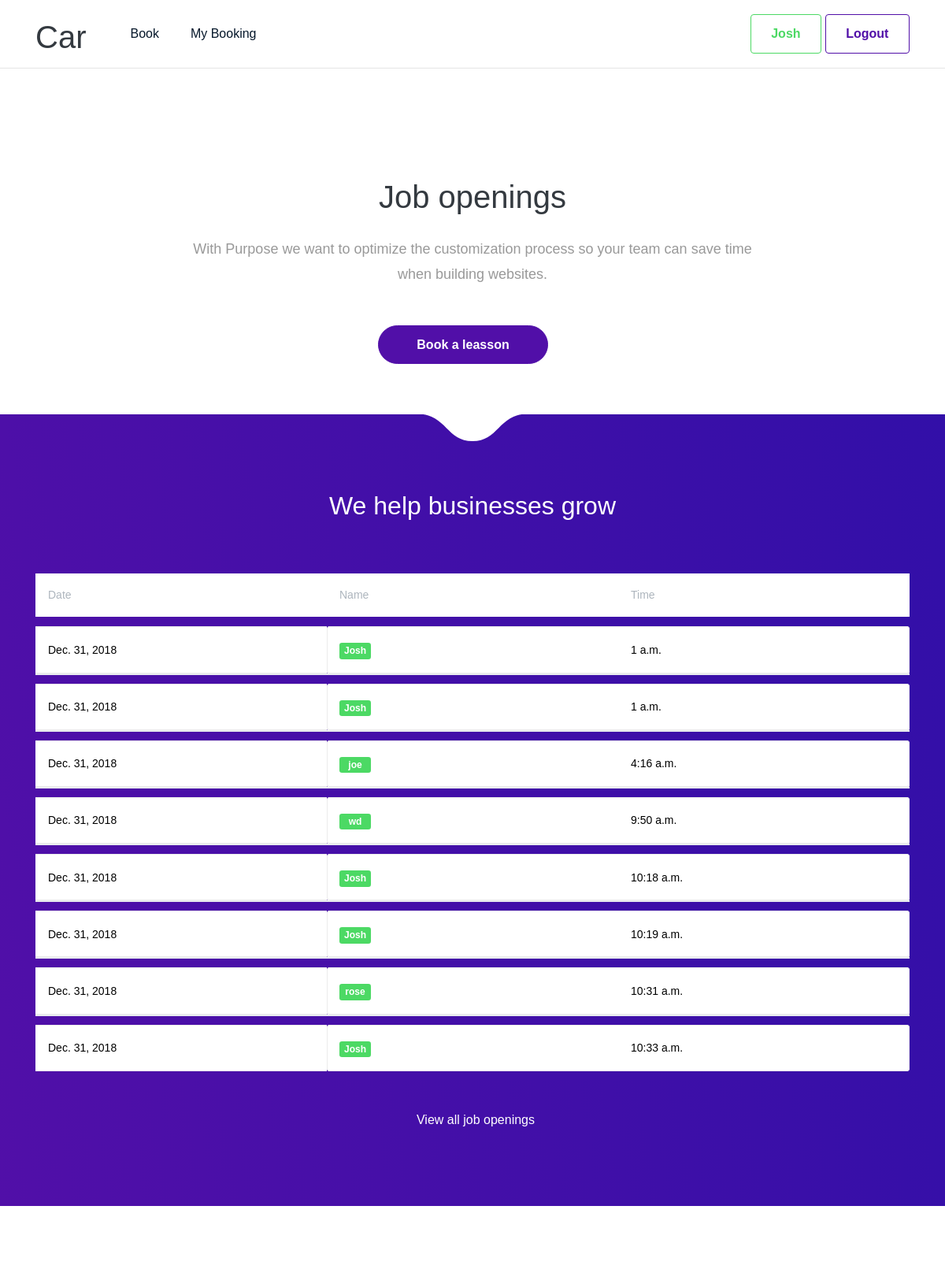
Before: /dashboard/ (signed in, upper part) with the older database file.
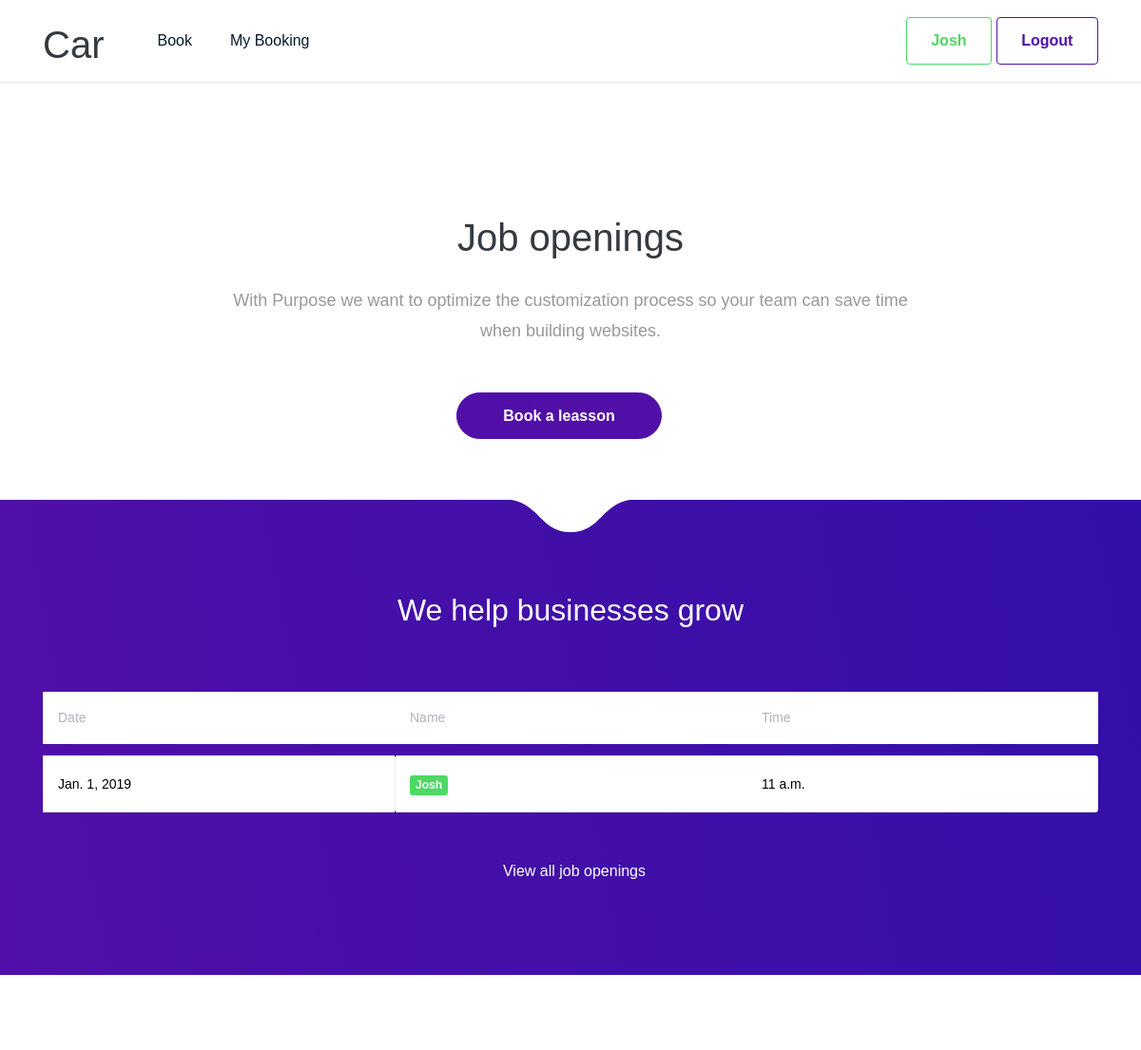
After: the same page with the newer database file.
### leasson/models.py (models this page shows, shortened)
class Lesson(models.Model):
	SERVICE_TYPE = (
        ('Manual', 'Manual'),
        ('Auto', 'Auto'),
    )
	name = models.ForeignKey(Profile, on_delete=models.CASCADE, default=1)
	slug = models.SlugField(max_length=140, unique=True, null = False, blank = True)
	service_type = models.CharField(max_length=10, choices=SERVICE_TYPE, default='Auto')
	duration = models.PositiveIntegerField( default=1)
	date = models.DateField(default = timezone.now)
	time = models.TimeField(default = timezone.now)
	instructor = models.ForeignKey(Profile, on_delete=models.CASCADE, null=True, blank=True, related_name ='instructor')
	def get_absolute_url(self):
		return reverse('leasson:leassondeatil', args=[
												 self.id
			])
	class Meta:
		ordering = ("-date", "time")

### accounts/models.py (models this page shows, shortened)
class Profile(models.Model):
    GROUP_TYPE = (
        ('Learner', 'Learner'),
        ('Instructor', 'Instructor'),
    )
    user = models.OneToOneField(User, on_delete=models.CASCADE)
    grouptype = models.CharField(max_length=10, choices=GROUP_TYPE, default='Learner')
    def create_user_profile(sender, instance, created, **kwargs):
        if created:
            Profile.objects.create(user=instance)
    post_save.connect(create_user_profile, sender=User)

### leasson/views.py (the view)
# urls.py: url(r'^dashboard/', views.dashboard, name='dashboard'),
@login_required
def dashboard(request):
    object_list = Lesson.objects.filter(instructor__isnull=True).order_by("-date", "time")
    return render(request, 'leasson/dashboard.html', {#'page': page,
                                                   'object_list': object_list,
                                                  })

### leasson/templates/leasson/dashboard.html (shortened to what this page needs)
{% extends "base.html" %}
{% block content %}
<section class="slice slice-xl pb-md">
            <div class="container pt-lg-lg">
                <div class="row row-grid justify-content-center">
                    <div class="col-lg-8 text-center">
                        <h2 class="heading h1 mb-4">Job openings</h2>
                        <p class="lead lh-180">With Purpose we want to optimize the customization process so your team can save time when building websites.</p>
                   {% if request.user.profile.grouptype == 'Learner'%}
              <div class="mt-5">
                            <a href="{% url 'leasson:createleasson' %}" class="btn btn-primary btn-circle px-5 mr-lg-4">Book a leasson</a>
                        </div>
              {%elif request.user.profile.grouptype == 'Instructor'%}
                <div class="mt-5">
                            <a href="{% url 'leasson:MyJob' %}" class="btn btn-primary btn-circle px-5 mr-lg-4">My Job</a>
                        </div>
              {%endif%}
                    </div>
                </div>
            </div>
        </section>
<section class="slice slice-lg bg-gradient-primary">
            <span class="tongue tongue-top"></span>
            <div class="container">
                <div class="mb-md text-center">
                    <h3 class="heading h2 text-white">We help businesses grow</h3>
                </div>
               <table class="table table-hover table-cards align-items-center">
    <thead>
        <tr>
            <th scope="col ">Date</th>
            <th scope="col">Name</th>
            <th scope="col">Time</th>
        </tr>
    </thead>
    {% for object in object_list %}
    <tbody>
        <tr class="table-divider"></tr>
        <tr class="bg-white">
             <td class="h5 font-weight-normal ">{{ object.date}}
             </td>
            <th scope="row">
                   <div class="media align-items-center">
                    <a href="{{ object.get_absolute_url}}">
                   <span class="avatar avatar-sm bg-green ">{{ object.name.user.username}}</span>
               </a>
                </div>
            </th>
           <td class="h5 font-weight-normal mb-0">{{ object.time}}</td>
        </tr>
{%endfor %}
    </tbody>
</table>
                        <div class="text-center mt-5">
                            <a href="#" class="text-white">View all job openings</a>
                        </div>
                    </div>
        </section>
{% endblock %}

### accounts/templates/base.html (shortened to what this page needs)
{% load staticfiles %}
{% load bootstrap4 %}
{% load custom_tags %}
<!DOCTYPE html>
<!DOCTYPE html>
<html>
<head>
    <link href="{% static './css/bootstrap.min.css' %}" rel="stylesheet">
     <link href="{% static './css/style.css' %}" rel="stylesheet">
         <link href="{% static './css/theme.min.css' %}" rel="stylesheet">
</head>
<body data-aos-easing="ease" data-aos-duration="800" data-aos-delay="0" class="">
    <header class="header-sticky header-light headroom headroom--not-bottom headroom--pinned headroom--top">
     <nav class="navbar navbar-main navbar-expand-lg navbar-sticky navbar-transparent navbar-light bg-white" id="navbar-main">
            <div class="container">
                <a class="navbar-brand mr-lg-5" href="{% url 'leasson:home' %}">
                   <h1>Car</h1>
                </a>
 {% if user.is_authenticated %}
                <div class="collapse navbar-collapse" id="navbar-main-collapse">
                    <ul class="navbar-nav align-items-lg-center">
                       {% if user.profile.grouptype == "Instructor"%}
                        <li class="nav-item ">
                            <a class="p-2 text-dark" href="{% url 'leasson:dashboard' %}">Dashboard <span class="badge badge-success ml-2">{%totalavailablejobs%}</span></a>
                        </li>
                         <li class="nav-item ">
        <a class="p-2 text-dark" href="{% url 'leasson:MyJob' %}">My Job </a>
                        </li>
        {%else%}
        <li class="nav-item ">
        <a class="p-2 text-dark" href="{% url 'leasson:createleasson' %}">Book</a>
                        </li>
                        <li class="nav-item ">
        <a class="p-2 text-dark" href="{% url 'leasson:my_leasson' %}">My Booking</a>
                        </li>
                        {%endif%}
                         </ul>
{%endif%}
{% if user.is_authenticated %}
                    <ul class="navbar-nav align-items-lg-center ml-lg-auto">
                        <li class="nav-item mr-0">
               <a  class="btn btn-outline-success"  href="{% url 'accounts:profile' %}"  ">{{user.username}}</a>
                  <a class="btn btn-outline-primary" href="{% url 'accounts:logout' %}">Logout</a>
                   {%else%}
               <a class="btn btn-outline-success" href="{% url 'accounts:login' %}">Sign in</a>
               {%endif%}
                        </li>
                    </ul>
                </div>
            </div>
        </nav>
    </header>
      {% block content %}
      {% endblock %}
    <footer>
      <div class="container pb-5">
      </div>
    </footer>
</body>

Changed rows visible on the page:
removed Lesson: date "Dec. 31, 2018", name.user.username "Josh", time "1 a.m."
removed Lesson: date "Dec. 31, 2018", name.user.username "Josh", time "1 a.m."
removed Lesson: date "Dec. 31, 2018", name.user.username "joe", time "4:16 a.m."
removed Lesson: date "Dec. 31, 2018", name.user.username "wd", time "9:50 a.m."
removed Lesson: date "Dec. 31, 2018", name.user.username "Josh", time "10:18 a.m."
removed Lesson: date "Dec. 31, 2018", name.user.username "Josh", time "10:19 a.m."
removed Lesson: date "Dec. 31, 2018", name.user.username "rose", time "10:31 a.m."
removed Lesson: date "Dec. 31, 2018", name.user.username "Josh", time "10:33 a.m."
added Lesson: date "Jan. 1, 2019", name.user.username "Josh", time "11 a.m."
